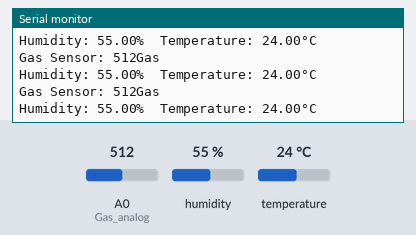
Bench run of a sketch on a simulated ESP8266 (NodeMCU). On the bench: the last lines printed to the serial monitor. The test bench sets the inputs (shaded band); at power-on: A0 (Gas_analog) = 512, humidity 55 %, temperature 24 °C. WiFi joins after 1.5 s; servers stay silent unless stated.

Above: at 2.7 s.
2.8 s: A0 (Gas_analog) set to 318
At 3.16 s:
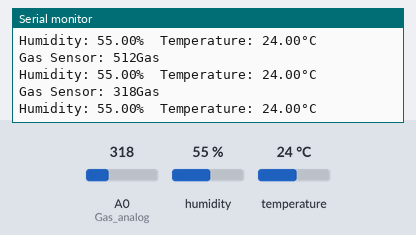
4.3 s: A0 (Gas_analog) set to 284
At 4.98 s:
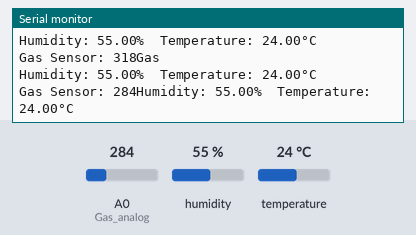

Measured:
- the behaviour switches between 301 and 300 on A0 (Gas_analog) (found by bisection; images 1 and 2)
- after the input at 2.8 s, the serial monitor: prints a new line after 0.08 s (image 1)
- after the input at 4.3 s, the serial monitor: prints a new line after 0.40 s (image 2)

The sketch:

camfin.ino
```cpp
#include <ESP8266WiFi.h>
#include <FirebaseArduino.h>
#include "DHT.h"
#include <TimeLib.h>
#include <SPI.h>

#define FIREBASE_HOST "caminfo-884b1-default-rtdb.firebaseio.com"
#define WIFI_SSID "desmoph"
#define WIFI_PASSWORD "desmo@16"

#define DHTPIN 2                                            // Digital pin connected to DHT11
#define DHTTYPE DHT11                                        // Initialize dht type as DHT 11
DHT dht(DHTPIN, DHTTYPE);

int Gas_analog = A0;

void setup()
{
  pinMode(Gas_analog, INPUT);
  Serial.begin(115200);
  dht.begin();                                                  //reads dht sensor data
  WiFi.begin(WIFI_SSID, WIFI_PASSWORD);
  Serial.print("Connecting to ");
  Serial.print(WIFI_SSID);
  while (WiFi.status() != WL_CONNECTED) {
    Serial.print(".");
    delay(500);
  }

  Serial.println();
  Serial.print("Connected");
  Serial.print("IP Address: ");
  Serial.println(WiFi.localIP());                               //prints local IP address
  Firebase.begin(FIREBASE_HOST);                 // connect to the firebase

}

void loop()
{
  int gassensorAnalog = analogRead(Gas_analog);
  Serial.print("Gas Sensor: ");
  Serial.print(gassensorAnalog);
  float h = dht.readHumidity();                                 // Read Humidity
  float t = dht.readTemperature();                              // Read temperature

  if (gassensorAnalog > 300)                                     // Checking sensor working
  {
    Serial.println("Gas");
  }
  Serial.print("Humidity: ");
  Serial.print(h);
  String fireHumid = String(h) + String("%");                   //Humidity integer to string conversion

  Serial.print("%  Temperature: ");
  Serial.print(t);
  Serial.println("°C ");
  String fireTemp = String(t) + String("°C");                  //Temperature integer to string conversion


  //Firebase.pushInt("/Gas", gassensorAnalog);
  //Firebase.pushString("/Humidity", fireHumid);            //setup path to send Humidity readings
  //Firebase.pushString("/Temperature", fireTemp);         //setup path to send Temperature readings

  StaticJsonBuffer<50> jsonBuffer1;
  JsonObject& timeStampObject = jsonBuffer1.createObject();
  timeStampObject[".sv"] = "timestamp";

  StaticJsonBuffer<256> jsonBuffer;
  JsonArray& arrayTemp = jsonBuffer.createArray();
  arrayTemp.add(timeStampObject);
  arrayTemp.add(fireTemp);
  Firebase.push("/Temperature", arrayTemp);

  JsonArray& arrayGas = jsonBuffer.createArray();
  arrayGas.add(timeStampObject);
  arrayGas.add(gassensorAnalog);
  Firebase.push("/Gas", arrayGas);

  JsonArray& arrayHumidity = jsonBuffer.createArray();
  arrayHumidity.add(timeStampObject);
  arrayHumidity.add(fireHumid);
  Firebase.push("/Humidity", arrayHumidity);
}
```
